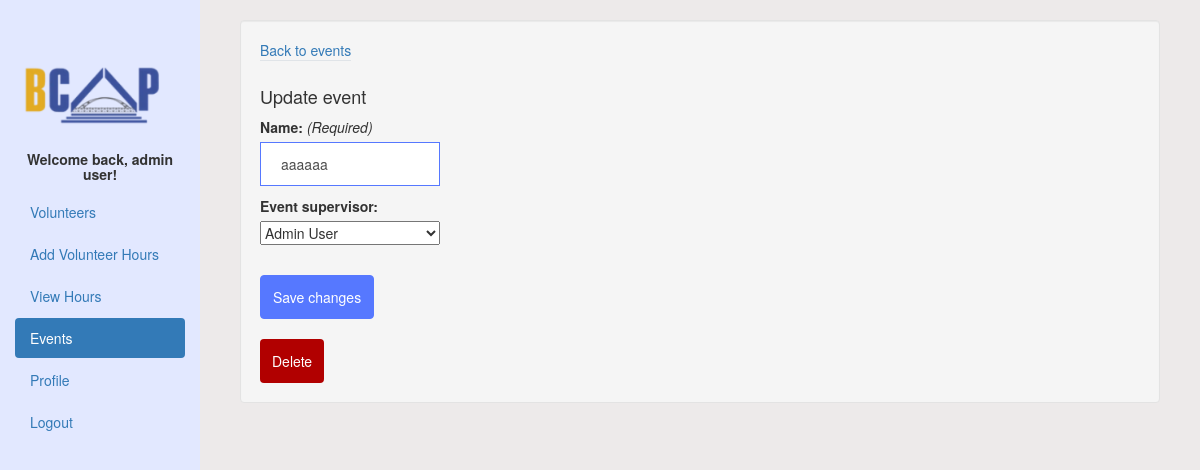
/update-event/?id=6 (signed in), run on an earlier commit of the app's database.
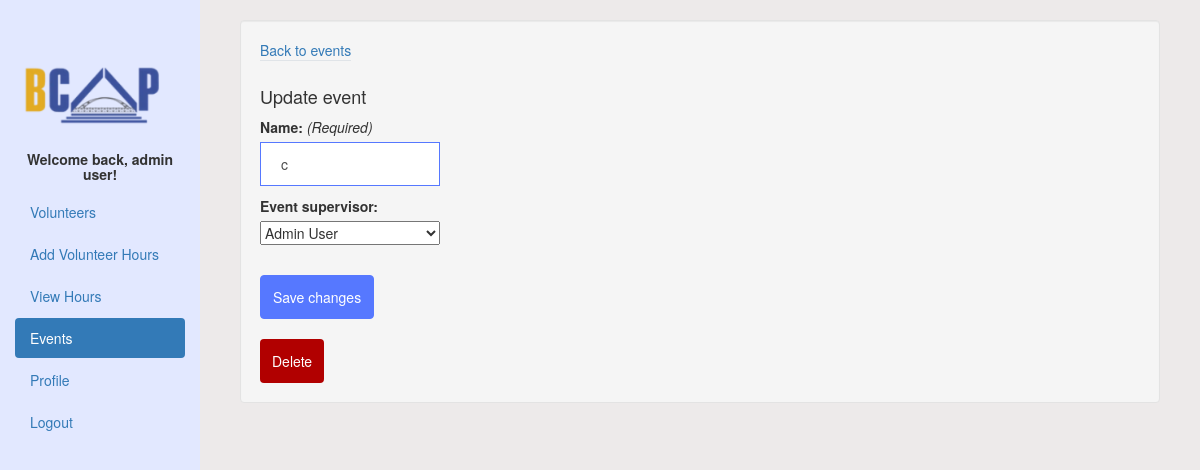
And on a later commit of the database.
### bcap373_app/models.py (models this page shows, shortened)
class EventModel(models.Model):
	name = models.CharField(max_length=256, blank=False)
	event_supervisor = models.ForeignKey(User, on_delete=models.SET_NULL, null=True, blank=True, limit_choices_to={'is_staff': True}, related_name='event_supervisor')

### bcap373_app/views.py (the view)
# urls.py: path('update-event/', views.update_event, name="update_event"),
@login_required
def update_event(request):
   event_id = request.GET.get('id', '')
   if request.user.is_staff and event_id != '' and EventModel.objects.filter(id=int(event_id)).count() == 1:
      if request.method == "POST":
         event_form = EventForm(request.POST, instance=EventModel.objects.filter(id=int(event_id)).first())
         if event_form.is_valid():
            event_form.save()
            messages.success(request, 'Event updated successfully')
            return redirect('/events')
      else:
         event_form = EventForm(instance=EventModel.objects.filter(id=int(event_id)).first())
      return render(request, 'update_event.html', {
         'event_form': event_form, 'id': event_id
      })
   else:
      return render(request, "landing.html")

### bcap373_app/forms.py
class EventForm(forms.ModelForm):
    class Meta:
        model = EventModel
        fields = ('name','event_supervisor')

### bcap373_app/models.py (called while the page is built)
def get_user_name(self):
	uid = self.id
	profile = Profile.objects.get(id=uid)
	return str(profile).title()

	def __str__(self):
		return "{} {}".format(self.user.first_name, self.user.last_name)

### templates/update_event.html
{% extends "base.html" %}
{% load static %}
{% block pageContent %}
<div class="col-sm custom-grid">
    <div class="well">
        <div class="top-header">
            <div>
                <a href="/events">Back to events</a>
                <div class="tools"></div>
            </div>
        </div>
        <form method="POST" id="form" style="width: 0%;"> {% csrf_token %}
            <div class="align-fields-general">
                <h4>Update event</h4>
                {% for field in event_form %}
                <p>
                    <div class="align-labels">
                        {% if field.field.required %}
                            {{ field.label_tag }} <i>(Required)</i>
                        {% else %}
                            {{ field.label_tag }}
                        {% endif %} <br/>
                    </div>
                    <div class="align-fields">
                        {{ field }}
                    </div>
                </p>
                {% endfor %}
            </div>
            <br/>
            <div class="button-holder custom-margins">
                <button class="btn btn-primary px-2 m-3" type="submit" form="form">Save changes</button>
                <br/>
                <br/>
                <button class="btn btn-primary px-2 m-3 danger" type="submit" form="form"><a href="/delete_event?id={{id}}" style="color:white;">Delete</a></button>
            </div>
        </form>
    </div>
</div>
{% endblock pageContent%}

What changed in the data, as far as the page shows it:
changed EventModel "Admin User": name "aaaaaa" → "c"
